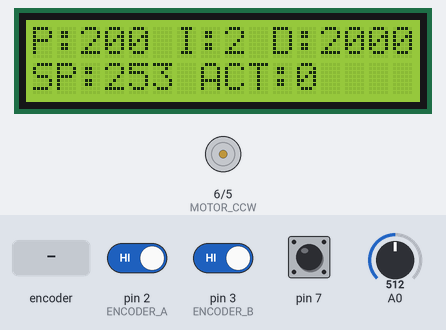
This sketch was run on a simulated Arduino Uno, built with avr-gcc and run on an emulated ATmega328P. Shown: 16×2 character LCD, motor-driver pin pairs drawn as motors (green arrow = first pin HIGH = forward, orange = second pin HIGH = backward, longer = more drive). The test bench sets the inputs (shaded band); at power-on: pin 7 HIGH, A0 = 512, pin 2 (ENCODER_A) HIGH, pin 3 (ENCODER_B) HIGH. What the sketch prints to the serial monitor is not drawn.

Above: at 3.2 s.
3.3 s: pin 7 pulled LOW for 0.15 s
At 4.1 s:
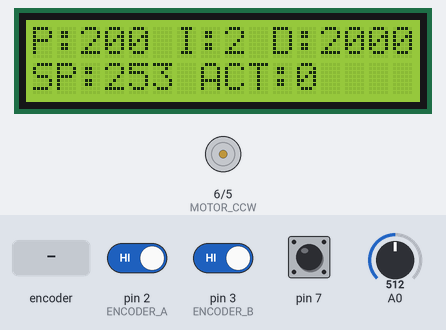
4.9 s: rotary encoder on pin 2 (ENCODER_A) / pin 3 (ENCODER_B) turned 3 steps (first pin leading)
At 5.8 s:
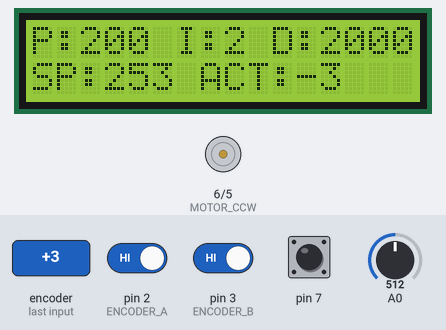
7.0 s: A0 set to 716
At 7.7 s:
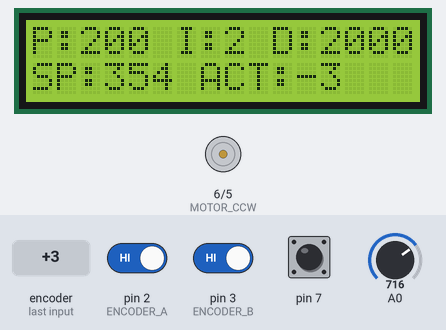
8.5 s: A0 set to 900
At 9.4 s:
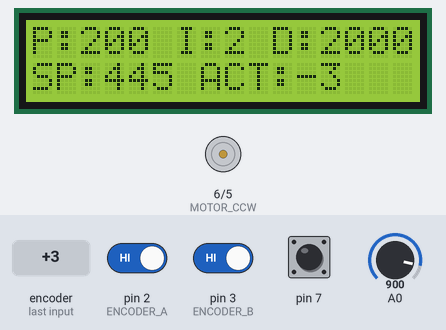
10.0 s: rotary encoder on pin 2 (ENCODER_A) / pin 3 (ENCODER_B) turned 1 step (first pin leading)
At 11.0 s:
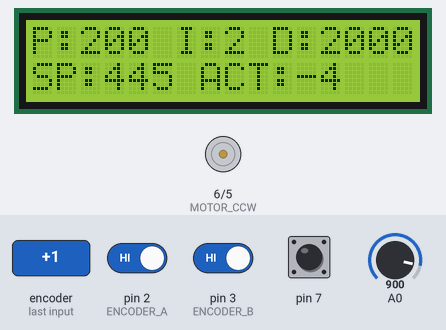
11.7 s: pin 7 pulled LOW for 1 s
At 12.5 s:
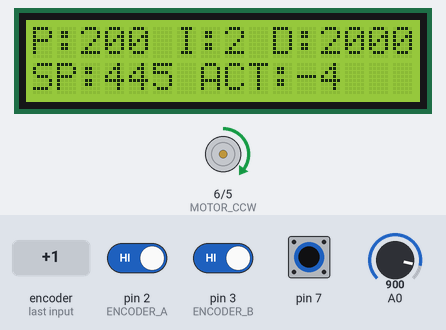
Timing chart, 0 to 14.7 s (numbered marks = the images above; inputs shaded):
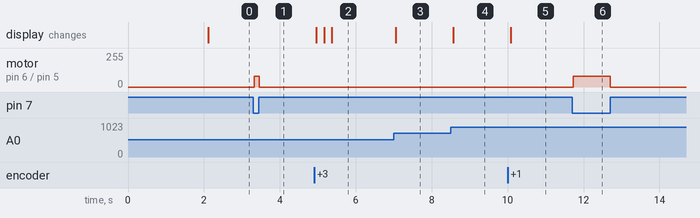

The sketch:

pwm_input_withLCD.ino
```cpp
#include <PIDController.h>

// LCD
#include <Wire.h> // Library komunikasi I2C
#include <LiquidCrystal_I2C.h> // Library modul I2C LCD
// default address 0x27
// tipe LCD 16x2 (16,2)
LiquidCrystal_I2C lcd = LiquidCrystal_I2C(0x27, 16, 2);
//
/* ENCODER_A and ENCODER_B pins are used to read the encoder
   data from the microcontroller, the data from the encoder
   comes very fast so these two pins have to be interrupt enabled
   pins
*/
#define ENCODER_A 2
#define ENCODER_B 3
/* the MOTOR_CW and MOTOR_CCW pins are used to drive the H-bridge
   the H-bridge then drives the motors, This two pins must have to
   be PWM enabled, otherwise the code will not work.
*/
#define MOTOR_CW 5
#define MOTOR_CCW 6
/*In this section we have defined the gain values for the
   proportional,integral, and derivative controller i have set
   the gain values with the help of trial and error methods.
*/
#define __Kp 200 // Proportional constant
#define __Ki 2 // Integral Constant
#define __Kd 2000 // Derivative Constant
volatile long int encoder_count = 0; // stores the current encoder count
volatile long int encoder_count_bef = 0; // stores the current encoder count
int integerValue = 0; // stores the incoming serial value. Max value is 65535
int integerValue_bef = 0;
int set_pot = 0;
char incomingByte; // parses and stores each individual character one by one
int motor_pwm_value = 255; // after PID computation data is stored in this variable.
PIDController pidcontroller;
void setup() {
  Serial.begin(115200); // Serial for Debugging
  pinMode(ENCODER_A, INPUT); // ENCODER_A as Input
  pinMode(ENCODER_B, INPUT); // ENCODER_B as Input
  pinMode(MOTOR_CW, OUTPUT); // MOTOR_CW as Output
  pinMode(MOTOR_CCW, OUTPUT); // MOTOR_CW as Output
  /* attach an interrupt to pin ENCODER_A of the Arduino, and when the
      pulse is in the RISING edge called the function encoder().
  */
  attachInterrupt(digitalPinToInterrupt(ENCODER_A), encoder, RISING);
  pidcontroller.begin(); // initialize the PID instance
  pidcontroller.tune(260, 2.7, 2000); // Tune the PID, arguments: kP, kI, kD
  pidcontroller.limit(-255, 255); // Limit the PID output between -255 to 255, this is important to get rid of integral windup!

  //button
  pinMode(7, INPUT_PULLUP);

  // inisialisasi LCD:
  lcd.init();
  lcd.backlight();
  lcd.clear();
  lcd.setCursor(2, 0);
  lcd.print("DC Motor PID");
  //  lcd.setCursor(0, 1);/
  //  lcd.print("www.ardutech/.com");
  delay(2000);
  lcd.clear();

}
void loop() {
  while (Serial.available() > 0) {
    integerValue = Serial.parseInt(); // stores the integerValue
    incomingByte = Serial.read(); // stores the /n character
    if (incomingByte == '\n') // if we receive a newline character we will continue in the loop
      Serial.println(integerValue);
    continue;
  }

  // Potensiometer Read
  set_pot = analogRead(0);
  integerValue = map(set_pot, 0, 1023, 0, 506);
  check_set_point_change(); //refresh LCD only when set point change

  if (!digitalRead(7)) {
    if (encoder_count < integerValue_bef) // if the motor_pwm_value is greater than zero we rotate the  motor in clockwise direction
    {
      motor_ccw(80);
      Serial.println("Running");
    }
    else // else we move it in a counter clockwise direction
    {
      motor_cw(0);
      Serial.println("Running");
      //  Serial.println(encoder_count);// print the final encoder count.
    }
  }
  else {motor_ccw(0);}
  // LCD Display
  //  lcd.clear();/
  // PID
  lcd.setCursor(0, 0);
  lcd.print("P:");
  lcd.setCursor(2, 0);
  lcd.print(__Kp);
  lcd.setCursor(6, 0);
  lcd.print("I:");
  lcd.setCursor(8, 0);
  lcd.print(__Ki);
  lcd.setCursor(10, 0);
  lcd.print("D:");
  lcd.setCursor(12, 0);
  lcd.print(__Kd);
  // Set Point
  lcd.setCursor(0, 1);
  lcd.print("SP:");
  lcd.setCursor(3, 1);
  lcd.print(integerValue_bef);
  lcd.setCursor(7, 1);
  lcd.print("ACT:");
  lcd.setCursor(11, 1);
  lcd.print(encoder_count);
  //  delay(1000);/
  Serial.println(digitalRead(7));
}
void check_set_point_change() {
  if (abs(integerValue - integerValue_bef) > 10) //avoid stack number
  {
    lcd.clear();
    integerValue_bef = integerValue;
  }
  else {
    integerValue_bef = integerValue;
  }
}
void check_actual_enc_change() {
  if (abs(encoder_count - encoder_count_bef) > 10) //avoid stack number
  {
    lcd.clear();
    encoder_count_bef = encoder_count;
  }
  else {
    encoder_count_bef = encoder_count;
  }
}

void encoder() {
  if (digitalRead(ENCODER_B) == HIGH) // if ENCODER_B is high increase the count
    encoder_count++; // increment the count
  else // else decrease the count
    encoder_count--;  // decrement the count
}
void motor_cw(int power) {
  if (power > 0) {
    analogWrite(MOTOR_CW, power); //rotate the motor if the value is grater than 100
    digitalWrite(MOTOR_CCW, LOW); // make the other pin LOW
  }
  else {
    // both of the pins are set to low
    digitalWrite(MOTOR_CW, LOW);
    digitalWrite(MOTOR_CCW, LOW);
  }
}
void motor_ccw(int power) {
  if (power > 0) {
    analogWrite(MOTOR_CCW, power);
    digitalWrite(MOTOR_CW, LOW);
  }
  else {
    digitalWrite(MOTOR_CW, LOW);
    digitalWrite(MOTOR_CCW, LOW);
  }
}
```

Measured:
- after the input at 3.3 s, motor on pin 6 (MOTOR_CCW) / pin 5 (MOTOR_CW): stopped → forward 80/255 at once, → stopped 0.13 s later
- after the input at 4.9 s, the display: first changes after 0.06 s (image 2 shows a later state)
- after the input at 7.0 s, the display: changes after 0.05 s (image 3)
- after the input at 8.5 s, the display: changes after 0.07 s (image 4)
- after the input at 10.0 s, the display: changes after 0.08 s (image 5)
- after the input at 11.7 s, motor on pin 6 (MOTOR_CCW) / pin 5 (MOTOR_CW): stopped → forward 80/255 at once, → stopped 0.98 s later
